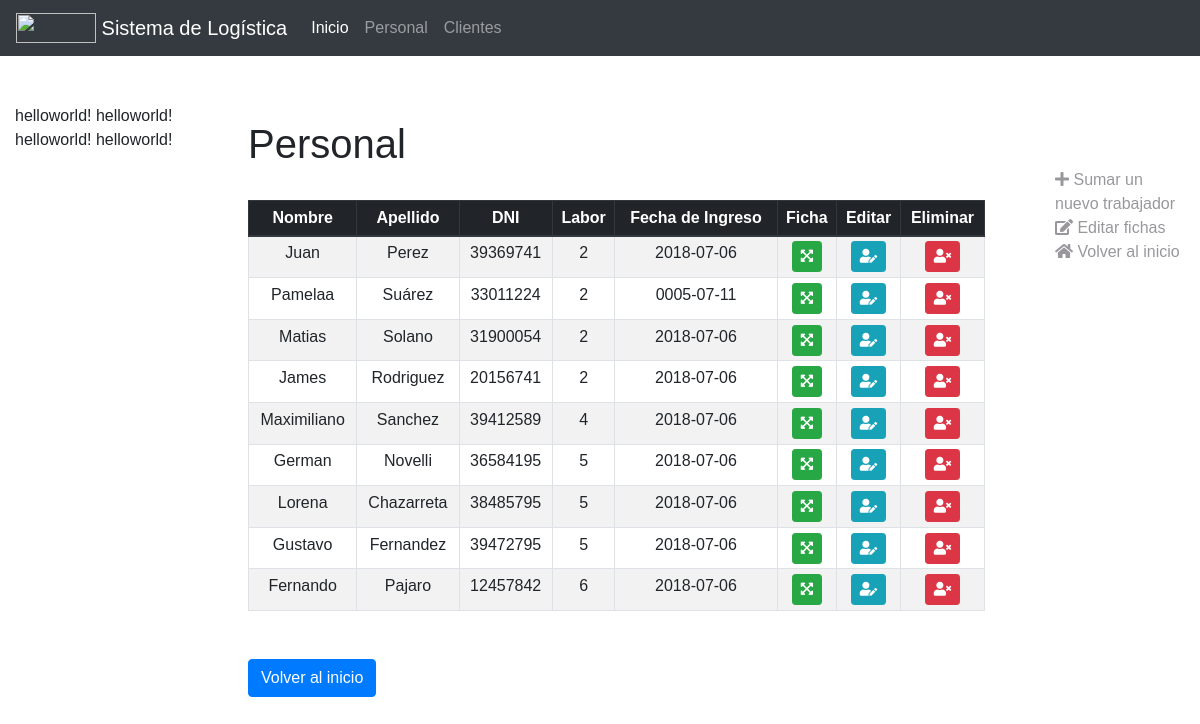
Before: /FichasEmpleados.php with the older database file.
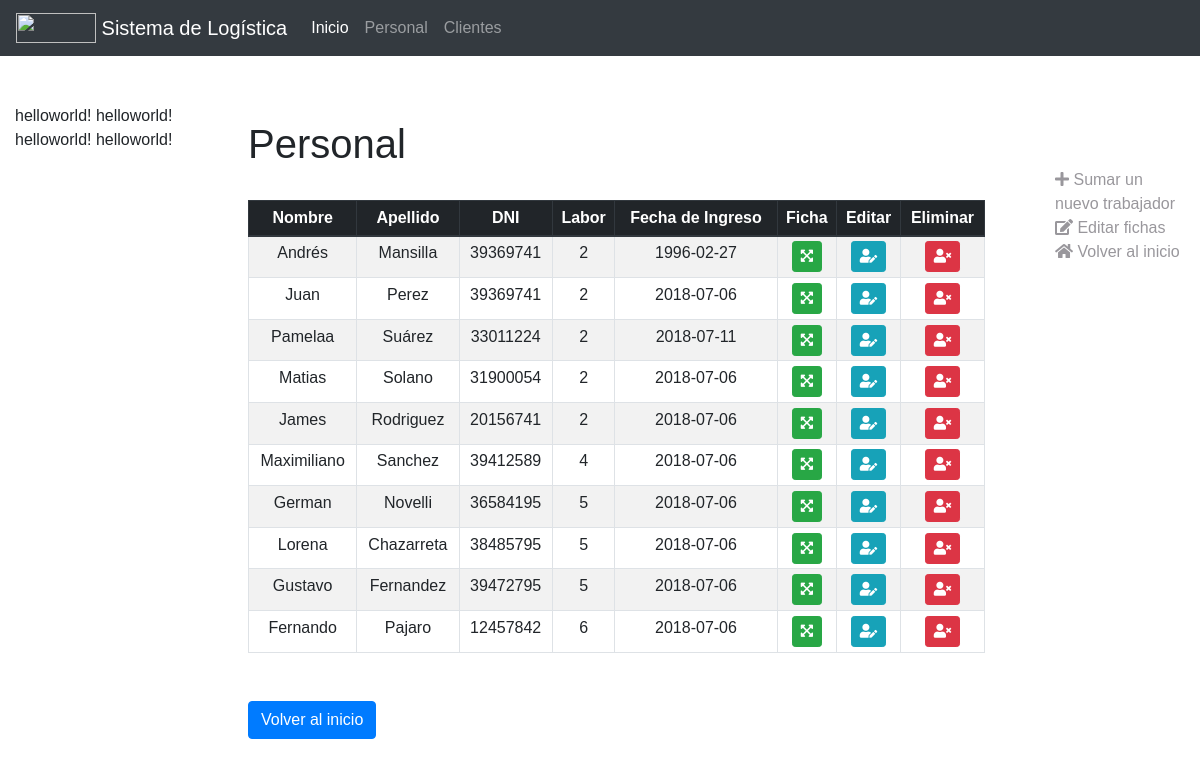
After: the same page with the newer database file.
### tables this page shows
CREATE TABLE `personales` (
  `id` int(11) NOT NULL,
  `nombre` varchar(50) NOT NULL,
  `apellido` varchar(50) NOT NULL,
  `DNI` int(11) NOT NULL,
  `fecha_ingreso_laboral` date NOT NULL,
  `telefono` int(11) NOT NULL,
  `labor_id` int(50) NOT NULL
);

### FichasEmpleados.php (the view, shortened to what this page needs)
<!DOCTYPE html>
<html>
	<head>
	<link rel="stylesheet" href="/object/css/bootstrap.css">
	<link rel="stylesheet" href="https://use.fontawesome.com/releases/v5.3.1/css/all.css">
	</head>
	<body>
		<nav class="navbar navbar-expand-lg navbar-dark bg-dark"
		style="position: sticky; z-index: 1071; top: 0;">
		    <a class="navbar-brand" href="#">
			    <img src="/object/images/cn.png" width="80" height="30" class="d-inline-block align-top" alt="">
			    Sistema de Logística
			</a>
			<div class="collapse navbar-collapse" id="navbarText">
				<ul class="navbar-nav mr-auto">
		    		<li class="nav-item active">
		    			<a class="nav-link" href="index.html">Inicio <span class="sr-only">(current)</span></a>
		    		</li>
		    		<li class="nav-item">
		    			<a class="nav-link" href="FichasEmpleados.php">Personal</a>
		    		</li>
		    		<li class="nav-item">
		    			<a class="nav-link" href="crud.php">Clientes</a>
		    		</li>
		    	</ul>
			</div>
		</nav>
		<div class="container-fluid" style="margin-top: 3rem;">
			<div class="row flex-xl-nowrap">
				<div class="col-12 col-md-3 col-xl-2 bd-sidebar">
					helloworld!
					helloworld!
					helloworld!
					helloworld!
				</div>
				<main class="col-12 col-md-9 col-xl-8 py-md-3 pl-md-5 bd-content">
				<h1>Personal</h1> <br>
				<?php
					$pdo = conectar();
					$stmt = $pdo->prepare('SELECT nombre, apellido, DNI, labor_id, fecha_ingreso_laboral FROM personales');
					$stmt->execute();
					$row = $stmt->fetchAll(PDO::FETCH_ASSOC);
				   	$tamañorow = sizeof($row);
				   	echo '<table class="table table-bordered table-sm table-hover table-striped" style="text-align:center;">
				   			<thead class="thead-dark">
					   			<tr>
					   				<th scope="col"> Nombre </th>
					   				<th scope="col"> Apellido </th>
					   				<th scope="col"> DNI </th>
					   				<th scope="col"> Labor </th>
					   				<th scope="col"> Fecha de Ingreso </th>
					   				<th scope="col"> Ficha </th>
					   				<th scope="col"> Editar </th>
					   				<th scope="col"> Eliminar </th>
					   			</tr>
				   			</thead>
				   			<tbody>';
				   	for ($i=0; $i < $tamañorow; $i++) {
				   		$value = $row[$i];
				   		echo '<tr>';
				   		foreach ($value as $key => $asd) {
				   		 	echo '<td style>'. $asd.'</td>';
				   		 }
				   		echo '<th>
									<button type="button" class="btn btn-success btn-sm" data-toggle="modal" data-target="#myModal"><i class="fa fa-expand-arrows-alt"></i></button>
									        <h4 class="modal-title">'.$value['nombre'].' '.$value['apellido'].'</h4>
																Nombre: '.$value['nombre'].'
																Apellido: '.$value['apellido'].'
																DNI: '.$value['DNI'].'
																Fecha Ingreso: '.$value['fecha_ingreso_laboral'].'
								</th>
								<th>
									<a href="EditFicha.php">
										<button class="btn btn-info btn-sm">
											<i class="fas fa-user-edit">
											</i>
										</button>
									</a>
								</th>
								<th>
									<a href="EliminarFicha.php">
										<button class="btn btn-danger btn-sm">
											<i class="fa fa-user-times">
											</i>
										</button>
									</a>
								</th>';
				   	}
				   	echo "</tbody> </table>";
				?>
				<a href="index.html" class="btn btn-primary" style="margin-top: 2rem;">Volver al inicio</a>
				</main>
				<div class="d-none d-xl-block col-xl-2 bd-toc">
					<ul class="section-nav" style="list-style: none; margin-top: 4rem;">
						<li class="toc-entry toc-h2">
							<a href="formAlta.php" style="color:#99979c">
								<i class="fa fa-plus" aria-hidden="true"></i> Sumar un nuevo trabajador
							</a>
						</li>
						<li class="toc-entry toc-h2">
							<a href="formAlta.php" style="color:#99979c">
								<i class="fa fa-edit" aria-hidden="true"></i> Editar fichas
							</a>
						</li>
						<li class="toc-entry toc-h2">
							<a href="index.html" style="color:#99979c">
								<i class="fa fa-home" aria-hidden="true"></i> Volver al inicio
							</a>
						</li>
					</ul>
				</div>
			</div>
		</div>
	</body>
</html>

Changed rows visible on the page:
added personales: nombre "Andrés", apellido "Mansilla", DNI "39369741", labor "2", fecha_ingreso_laboral "1996-02-27"
Other visible differences:
new list line: "2018-07-11"
list line gone: "0005-07-11"
